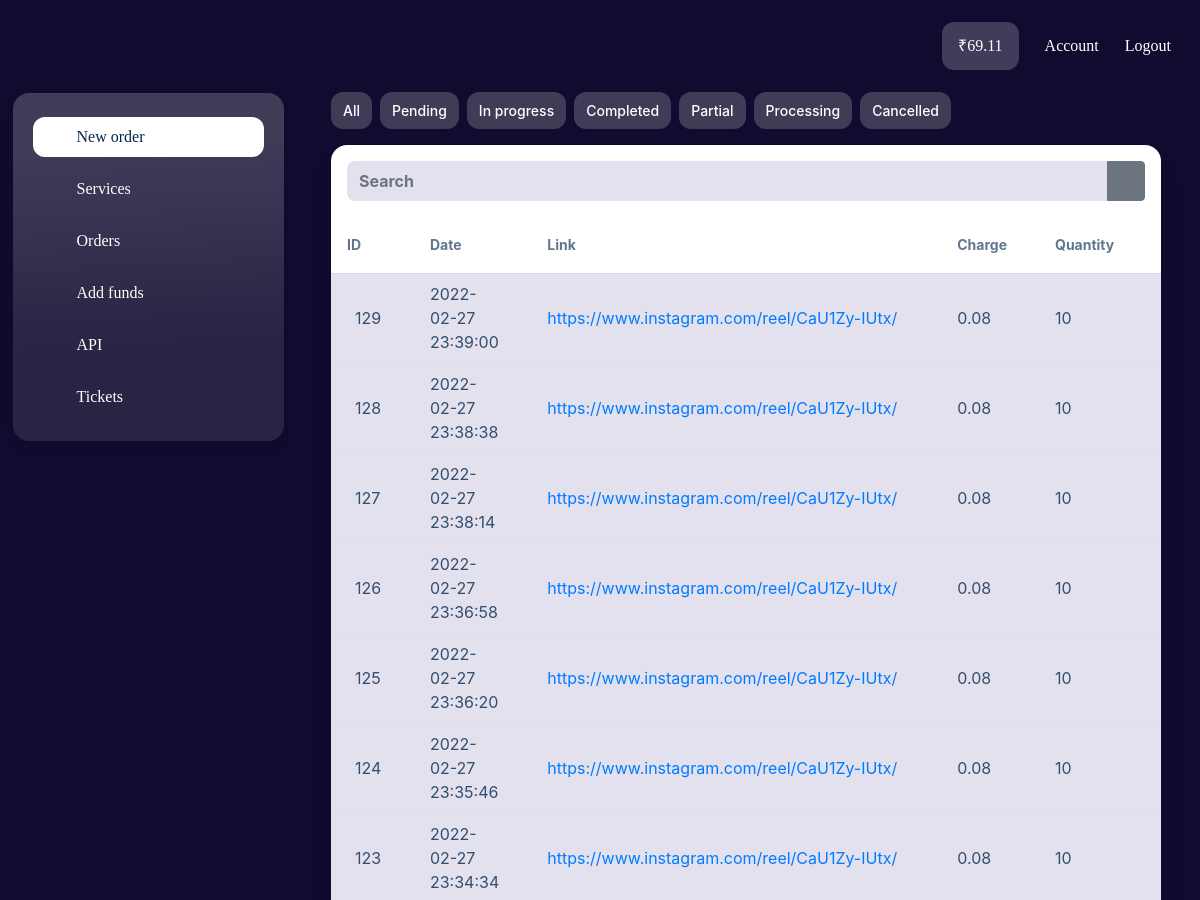
/orders (signed in, upper part), run on an earlier commit of the app's database.
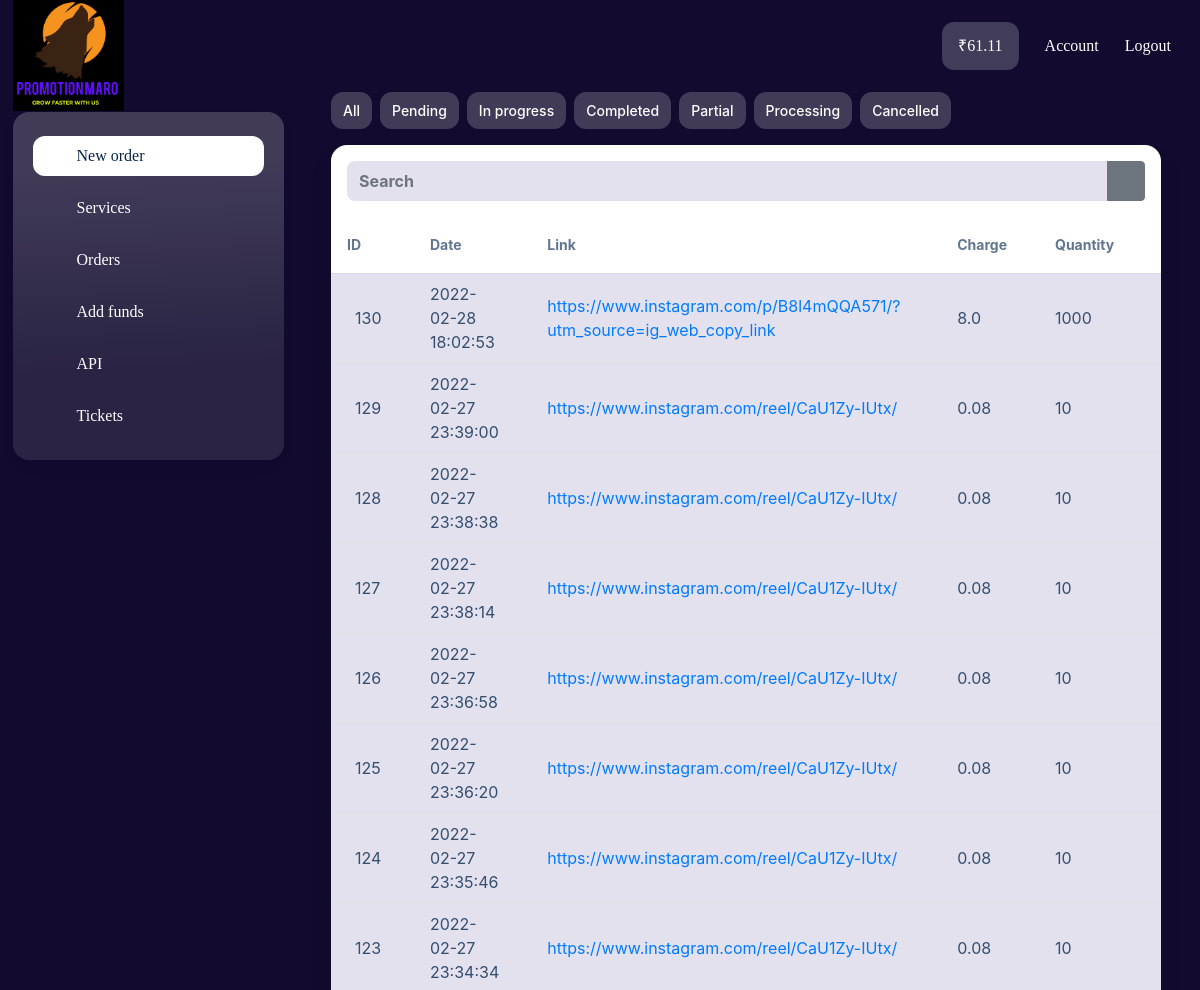
And on a later commit of the database.
### authapp/models.py (models this page shows, shortened)
class User(AbstractUser):
    name = models.CharField(max_length=100, blank=True)
    phone = models.CharField(max_length=100, blank=True)
    api_key = models.CharField(max_length=500, blank=True, null=True)
    USERNAME_FIELD = 'username'
    REQUIRED_FIELDS = ['name']

class AccountBalance(models.Model):
    user = OneToOneField(User, on_delete=models.CASCADE)
    money = models.FloatField(default=0.00)
    updated = models.DateTimeField(auto_now=True)

### orders/models.py (models this page shows, shortened)
class OrdersModel(models.Model):
    service = models.ForeignKey(ServicesModel, on_delete=models.Case)
    user = models.ForeignKey(User, on_delete=models.CASCADE)
    status = models.CharField(max_length=20,
                              choices=STATUS_CHOICE,
                              default="Pending")
    link = models.URLField(blank=True, null=True)
    quantity = models.IntegerField(blank=True, null=True)
    charge = models.FloatField(blank=True, null=True)
    start_count = models.IntegerField(blank=True, null=True)
    last_updated = models.DateTimeField(auto_now=True)
    order_placed = models.DateTimeField(auto_now_add=True)
    remains = models.IntegerField(blank=True, null=True)
    third_party_id = models.CharField(max_length=10, blank=True, null=True)
    third_party_name = models.CharField(max_length=20, blank=True, null=True)
    class Meta:
        verbose_name = "Order"

### dashboard/models.py (models this page shows, shortened)
class Settings(models.Model):
    site_title = models.CharField(max_length=100, blank=True, null=True)
    site_name = models.CharField(max_length=500, blank=True, null=True)
    keyword = models.CharField(max_length=500, blank=True, null=True)
    description = models.TextField(max_length=1000, blank=True, null=True)
    logo = models.ImageField(upload_to='image', blank=True, null=True)
    pyament_qr = models.ImageField(upload_to='image', blank=True, null=True)
    whatsapp_no = models.CharField(max_length=100, blank=True, null=True)
    whatsapp_message = models.CharField(max_length=400, blank=True, null=True)
    class Meta:
        verbose_name = "Setting"

### orders/views.py (the view)
# urls.py: path('', include('orders.urls')),
@login_required
def orders(request, status=None):
    orders = OrdersModel.objects.filter(user=request.user)
    for order in orders:
        if order.status == "Processing" or order.status == "Partial" or order.status == "In progress" or order.status == "Pending":
            service = order.service
            try:
                if order.third_party_id:
                    api_url = service.api.api_url + f"/?key={service.api.api_key}&action=status&order={order.third_party_id}"
                    res = requests.get(api_url, params=request.GET)
                    res = res.json()
                    order_update = OrdersModel.objects.get(id=order.id)
                    order_update.status = res['status']
                    order_update.start_count = res['start_count']
                    if res['status'] == 'Inprogress':
                        order_update.status = 'In progress'
                    if res['status'] == 'Pending':
                        order_update.status = 'Processing'
                    order_update.save()
            except:
                pass
    orders = OrdersModel.objects.filter(user=request.user)
    if status:
        orders = orders.filter(status=status)
    search = request.GET.get('search', None)
    if search:
        orders = orders.filter(link__contains=search)
    orders = orders.order_by('-last_updated')
    return render(request, "orders.html", {
        "orders": orders,
        "search": search or ""
    })

### dashboard/templatetags/get_account_pay.py (called while the page is built)
@register.simple_tag
def get_account_balance(user):
    return round(AccountBalance.objects.get(user=user).money, 2)

### dashboard/templatetags/get_conf.py (called while the page is built)
@register.simple_tag
def site_name():
    try:
        return Settings.objects.first().site_name
    except:
        return False

@register.simple_tag
def get_whatsapp_contact():
    try:
        return Settings.objects.first().whatsapp_no
    except:
        return False

@register.simple_tag
def whatsapp_message():
    try:
        return Settings.objects.first().whatsapp_message
    except:
        return False

@register.simple_tag
def keyword():
    try:
        return Settings.objects.first().keyword
    except:
        return False

@register.simple_tag
def description():
    try:
        return Settings.objects.first().description
    except:
        return False

@register.simple_tag
def logo():
    try:
        return f"/media/{Settings.objects.first().logo}"
    except:
        return False

### orders/templates/orders.html (shortened to what the changed rows need)
{% extends 'base.html' %}
{% load  get_conf %}
{% block title %}Orders - {% site_name %}{% endblock title %} {% block content %}
<div class="wrapper wrapper-sidebar-navbar">
    {% include 'components/dashboard_leftsidebar.html' %}
    <div class="wrapper-content">
        <div class="wrapper-content__body">
            <div id="block_2">
                <div class="orders-history">
                    <div class="container-fluid">
                        <div class="row px-lg-4">
                            <div class="col">
                                <div class="orders-history__margin-table">
                                    <div class="table-bg component_table">
                                        <div class="table-wr">
                                            <table class="table">
                                                <thead>
                                                    <tr>
                                                        <th>
                                                            <div
                                                                class="orders-history__margin-search"
                                                            >
                                                                <div
                                                                    class="component_form_group component_button_search"
                                                                >
                                                                    <div
                                                                        class=""
                                                                    >
                                                                    </div>
                                                                </div>
                                                            </div>
                                                        </th>
                                                    </tr>
                                                </thead>
                                            </table>
                                            <div
                                                class="table-responsive table-responsive__search"
                                            >
                                                <table class="table">
                                                    <thead>
                                                        <tr>
                                                            <th>ID</th>
                                                            <th>Date</th>
                                                            <th>Link</th>
                                                            <th>Charge</th>
                                                            <th>Quantity</th>
                                                            <th>Service</th>
                                                        </tr>
                                                    </thead>
                                                    {% for order in orders %}
                                                    <tbody>
                                                        <tr>
                                                            <td data-label="ID">
                                                                {{order.id}}
                                                            </td>
                                                            <td
                                                                data-label="Date"
                                                            >
                                                                <span
                                                                    class="nowrap"
                                                                    >{{order.order_placed|date:"Y-m-d"}}</span
                                                                >
                                                                <span
                                                                    class="nowrap"
                                                                    >{{order.order_placed|date:"H:i:s"}}</span
                                                                >
                                                            </td>
                                                            <td
                                                                data-label="Link"
                                                                class="table-link component_service_link"
                                                            >
                                                                <a
                                                                    href="{{order.link}}"
                                                                    target="_blank"
                                                                    >{{order.link}}</a
                                                                >
                                                            </td>
                                                            <td
                                                                data-label="Charge"
                                                            >
                                                                {{order.charge}}
                                                            </td>
                                                            <td
                                                                data-label="Quantity"
                                                            >
                                                                {{order.quantity}}
                                                            </td>
                                                            <td
                                                                data-label="Service"
                                                                class="table-service"
                                                            >
                                                            </td>
                                                        </tr>
                                                    </tbody>
                                                    {% endfor %}
                                                </table>
                                            </div>
                                        </div>
                                    </div>
                                </div>
                            </div>
                        </div>
                    </div>
                </div>
            </div>
        </div>
    </div>
</div>
{% endblock content %}

### dashboard/templates/components/dashboard_leftsidebar.html (shortened to what the changed rows need)
{% load static %} {% load get_account_pay get_conf  %}
<div id="block_34" class="component_private_navbar">
    <span class="component_private_navbar">
        <div class="component-navbar-private__wrapper">
            <div
                class="sidebar-block__top-static component-navbar component-navbar__navbar-private editor__component-wrapper"
            >
                <div>
                    <nav class="navbar navbar-expand-lg navbar-light">
                        <div
                            class="collapse navbar-collapse"
                            id="navbar-collapse-34"
                        >
                            <div class="d-flex component-navbar-collapse">
                                <ul class="navbar-nav navbar-nav-currencies">
                                    <li
                                        class="nav-item d-flex align-items-center component-navbar-nav-item component-navbar-private-nav-item component-navbar-balance-wrap__navbar-private"
                                    >
                                        <a
                                            class="component-navbar-balance-item__navbar-private"
                                            >₹{% get_account_balance user %}
                                        </a>
                                    </li>
                                </ul>
                            </div>
                        </div>
                    </nav>
                </div>
            </div>
        </div>
    </span>
    <span class="component_private_sidebar">
        <div class="component-sidebar_wrapper">
            <div
                class="sidebar-block__left component-sidebar component-sidebar-with-navbar editor__component-wrapper component_private_navbar"
            >
                <div class="component-sidebar__menu-wrapper">
                    <div class="sidebar-block__top-brand">
                        <div class="component-navbar-logo">
                            <a href="{% url 'dashboard' %}">
                                <img
                                    src="{% logo %}"
                                    class="sidebar-block__top-logo"
                                    alt=""
                                    title=""
                                />
                            </a>
                        </div>
                    </div>
                </div>
            </div>
        </div>
    </span>
</div>

What changed in the data, as far as the page shows it:
changed User: id.money "69.11" → "61.11"
now on this page (row edited): Settings: logo (picture)
added OrdersModel: id "130", order_placed "2022-02-28", order_placed "18:02:53", link "https://www.instagram.com/p/B8l4mQQA571/?utm_source=ig_web_copy_link", charge "8.0", quantity "1000"
